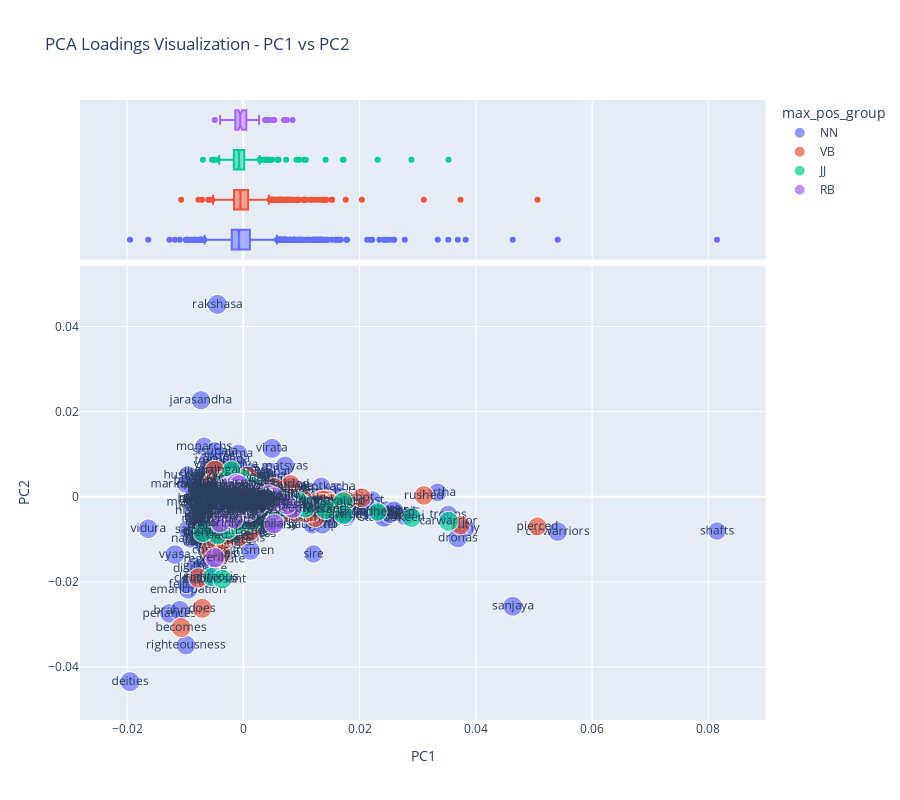

Notebook code cell kept with this figure:
### Code cell
fig01load = vis_loadings(LOADINGS2, 0, 1)
fig01load.show()

### Figure 1 — Plotly figure (JSON) as saved in the notebook; plotly's stock layout.template omitted (floating-point values rounded to 4 significant figures; data arrays with more than 128 entries replaced by an {"elided": "..."} marker saying what was removed)
{"data": [{"hovertemplate": "<b>%{hovertext}</b><br><br>max_pos_group=NN<br>PC0=%{x}<br>PC1=%{y}<br>dfidf=%{marker.size}<br>term_str=%{text}<extra></extra>", "hovertext": {"elided": "1597 str values"}, "legendgroup": "NN", "marker": {"color": "#636efa", "size": {"elided": "1597 float values"}, "sizemode": "area", "sizeref": 0.1313, "symbol": "circle"}, "mode": "markers+text", "name": "NN", "showlegend": true, "text": {"elided": "1597 str values"}, "type": "scattergl", "x": {"elided": "1597 float values"}, "xaxis": "x", "y": {"elided": "1597 float values"}, "yaxis": "y"}, {"alignmentgroup": "True", "hovertemplate": "<b>%{hovertext}</b><br><br>max_pos_group=NN<br>PC0=%{x}<extra></extra>", "hovertext": {"elided": "1597 str values"}, "legendgroup": "NN", "marker": {"color": "#636efa", "symbol": "circle"}, "name": "NN", "notched": true, "offsetgroup": "NN", "showlegend": false, "type": "box", "x": {"elided": "1597 float values"}, "xaxis": "x2", "yaxis": "y2"}, {"hovertemplate": "<b>%{hovertext}</b><br><br>max_pos_group=VB<br>PC0=%{x}<br>PC1=%{y}<br>dfidf=%{marker.size}<br>term_str=%{text}<extra></extra>", "hovertext": {"elided": "1015 str values"}, "legendgroup": "VB", "marker": {"color": "#EF553B", "size": {"elided": "1015 float values"}, "sizemode": "area", "sizeref": 0.1313, "symbol": "circle"}, "mode": "markers+text", "name": "VB", "showlegend": true, "text": {"elided": "1015 str values"}, "type": "scattergl", "x": {"elided": "1015 float values"}, "xaxis": "x", "y": {"elided": "1015 float values"}, "yaxis": "y"}, {"alignmentgroup": "True", "hovertemplate": "<b>%{hovertext}</b><br><br>max_pos_group=VB<br>PC0=%{x}<extra></extra>", "hovertext": {"elided": "1015 str values"}, "legendgroup": "VB", "marker": {"color": "#EF553B", "symbol": "circle"}, "name": "VB", "notched": true, "offsetgroup": "VB", "showlegend": false, "type": "box", "x": {"elided": "1015 float values"}, "xaxis": "x2", "yaxis": "y2"}, {"hovertemplate": "<b>%{hovertext}</b><br><br>max_pos_group=JJ<br>PC0=%{x}<br>PC1=%{y}<br>dfidf=%{marker.size}<br>term_str=%{text}<extra></extra>", "hovertext": {"elided": "364 str values"}, "legendgroup": "JJ", "marker": {"color": "#00cc96", "size": {"elided": "364 float values"}, "sizemode": "area", "sizeref": 0.1313, "symbol": "circle"}, "mode": "markers+text", "name": "JJ", "showlegend": true, "text": {"elided": "364 str values"}, "type": "scattergl", "x": {"elided": "364 float values"}, "xaxis": "x", "y": {"elided": "364 float values"}, "yaxis": "y"}, {"alignmentgroup": "True", "hovertemplate": "<b>%{hovertext}</b><br><br>max_pos_group=JJ<br>PC0=%{x}<extra></extra>", "hovertext": {"elided": "364 str values"}, "legendgroup": "JJ", "marker": {"color": "#00cc96", "symbol": "circle"}, "name": "JJ", "notched": true, "offsetgroup": "JJ", "showlegend": false, "type": "box", "x": {"elided": "364 float values"}, "xaxis": "x2", "yaxis": "y2"}, {"hovertemplate": "<b>%{hovertext}</b><br><br>max_pos_group=RB<br>PC0=%{x}<br>PC1=%{y}<br>dfidf=%{marker.size}<br>term_str=%{text}<extra></extra>", "hovertext": ["verily", "speedily", "sometimes", "longer", "meanwhile", "deeply", "really", "similarly", "properly", "surely", "fully", "everywhere", "perfectly", "fearlessly", "far", "equally", "entirely", "worldly", "firmly", "forcibly", "fast", "immediately", "folly", "happily", "carefully", "almost", "aside", "further", "loudly", "especially", "easily", "completely", "incessantly", "agreeably", "smilingly", "instead", "constantly", "forward", "gradually", "righteously", "frequently", "slowly", "fiercely", "accordingly", "wholly", "continually", "scarcely", "asleep", "thereby", "mentally", "often", "vigorously", "perhaps", "actually", "ceaselessly", "extremely", "furiously", "enough", "singly", "separately", "respectfully", "quite", "generally", "exactly", "naturally", "assuredly", "joyfully", "presently", "adhere", "subsequently", "twice", "simply", "lastly", "instantly", "virtuously", "respectively", "quietly", "previously", "reverentially", "hastily", "gently", "falsely", "alike", "sweetly", "rather", "finally", "wrathfully", "ahead", "particularly", "deceitfully", "regardless", "heavily", "humbly", "kindly", "violently", "eagerly", "gladly", "brightly", "anywhere", "utterly", "sinfully", "specially", "secretly", "softly"], "legendgroup": "RB", "marker": {"color": "#ab63fa", "size": [52.54, 46.03, 51.96, 45.4, 47.78, 52.14, 52.3, 52.3, 49.72, 44.74, 48.3, 49.72, 50.51, 52.54, 50.87, 50.51, 52.14, 49.64, 50.51, 51.48, 51.73, 51.73, 51.96, 51.96, 52.3, 50.51, 52.54, 51.73, 52.41, 51.73, 52.3, 52.42, 51.67, 52.14, 52.41, 52.42, 52.41, 52.41, 51.67, 46.15, 51.48, 52.14, 51.93, 52.14, 50.61, 50.61, 52.41, 52.3, 52.3, 52.5, 52.5, 44.27, 50.61, 46.98, 45.25, 52.3, 45.25, 52.14, 48.43, 52.14, 51.93, 50.15, 47.74, 49.07, 49.07, 44.27, 49.07, 46.15, 44.27, 45.25, 47.74, 46.98, 44.27, 46.98, 44.27, 49.07, 47.74, 48.43, 46.98, 50.15, 49.07, 44.27, 46.15, 46.15, 50.15, 44.27, 44.27, 44.27, 49.64, 45.25, 44.27, 46.98, 45.25, 44.27, 47.74, 45.25, 48.43, 46.15, 45.25, 44.27, 44.27, 45.25, 44.27, 46.15], "sizemode": "area", "sizeref": 0.1313, "symbol": "circle"}, "mode": "markers+text", "name": "RB", "showlegend": true, "text": ["verily", "speedily", "sometimes", "longer", "meanwhile", "deeply", "really", "similarly", "properly", "surely", "fully", "everywhere", "perfectly", "fearlessly", "far", "equally", "entirely", "worldly", "firmly", "forcibly", "fast", "immediately", "folly", "happily", "carefully", "almost", "aside", "further", "loudly", "especially", "easily", "completely", "incessantly", "agreeably", "smilingly", "instead", "constantly", "forward", "gradually", "righteously", "frequently", "slowly", "fiercely", "accordingly", "wholly", "continually", "scarcely", "asleep", "thereby", "mentally", "often", "vigorously", "perhaps", "actually", "ceaselessly", "extremely", "furiously", "enough", "singly", "separately", "respectfully", "quite", "generally", "exactly", "naturally", "assuredly", "joyfully", "presently", "adhere", "subsequently", "twice", "simply", "lastly", "instantly", "virtuously", "respectively", "quietly", "previously", "reverentially", "hastily", "gently", "falsely", "alike", "sweetly", "rather", "finally", "wrathfully", "ahead", "particularly", "deceitfully", "regardless", "heavily", "humbly", "kindly", "violently", "eagerly", "gladly", "brightly", "anywhere", "utterly", "sinfully", "specially", "secretly", "softly"], "type": "scattergl", "x": [-0.004903, 0.003752, -0.002578, 0.001005, 0.004406, 0.008475, -0.003429, 0.005314, -0.001743, -0.002855, -0.002287, -0.0008464, 0.0007663, 0.007501, -0.00121, -0.001182, 0.001334, -0.003999, 0.001017, 0.002447, -0.0003085, -0.001911, 0.0007811, -0.002381, 0.0002275, 0.002017, 0.005048, -0.001498, 0.002352, 0.0004592, 0.0004349, 0.000229, 0.005205, -0.002651, 0.001241, -0.001391, -0.001024, 0.0006031, -0.001717, -0.00161, 9.729e-05, 0.001532, 0.0042, -0.001889, 0.002427, 0.0003515, -0.001358, -0.002249, -0.001581, -0.0002022, -0.0003876, 0.006985, -0.0007539, 0.0003363, 0.0001138, -0.001615, 0.003947, -0.001093, 0.002296, -0.001087, -0.00168, 3.793e-05, -0.0004167, -0.0006528, -0.001139, -0.001279, -0.0003846, -0.0004567, -0.0006422, -0.0007792, -0.0003612, -0.001508, -0.001512, -0.002255, -0.002837, -0.001634, 0.0001736, -0.000396, -0.0005555, -0.0007525, 5.446e-05, -0.0006403, -0.0001327, -0.002264, -0.0005155, -0.001237, 0.002709, -0.000563, -0.0006511, -0.001113, 0.00112, -0.0005145, -0.0007248, -0.001485, 0.0005266, -0.0009187, -0.0009732, 0.000208, -0.000735, -0.0002134, 0.0005175, -0.001207, -0.001185, -0.0001829], "xaxis": "x", "y": [-0.01426, -6.101e-05, -0.00429, -0.003565, 0.0006078, -0.002666, -0.004068, -0.00633, -0.003456, 0.00258, -0.001521, -0.002315, -0.001013, -0.001858, -0.0007362, -0.002766, -0.002266, -0.00616, -0.001391, 0.0002666, -0.001749, -0.001154, -0.002971, 0.0007751, -0.001867, 0.0002635, -0.001144, 0.0005128, 0.0002577, -0.001426, -0.001808, -0.001653, 3.21e-05, -0.003075, 0.001021, -0.0008741, -0.001569, 0.0006956, -0.002618, -0.00526, -0.0005451, -5.81e-05, -0.0003455, -0.002214, -0.002071, -0.002105, 0.001907, 0.002545, 0.0006884, -0.0003813, 5.661e-05, -0.001199, 0.001243, -0.00202, -0.001747, 0.002638, -0.0002155, 0.001456, -0.0005513, -0.0006775, 0.0008182, -9.883e-05, -0.001647, -0.0001561, -0.0006401, 0.003334, 0.0006925, -0.0002033, -0.00129, -0.0002445, -0.001061, -0.0003453, -0.001072, 0.001031, -0.0006144, -0.001787, -0.0004851, -0.0007801, 0.0009287, 0.002923, -0.0006005, -0.0009997, -0.001641, 0.00167, 0.001048, -0.0004832, -0.000413, 5.225e-05, -0.0005734, -0.0009778, -0.001433, -0.0001417, -0.0002515, -0.0008682, 0.001318, -0.0001931, 0.001429, -0.0003922, 8.641e-05, -0.0004402, -0.001072, 0.0004952, -0.000587, -0.0004539], "yaxis": "y"}, {"alignmentgroup": "True", "hovertemplate": "<b>%{hovertext}</b><br><br>max_pos_group=RB<br>PC0=%{x}<extra></extra>", "hovertext": ["verily", "speedily", "sometimes", "longer", "meanwhile", "deeply", "really", "similarly", "properly", "surely", "fully", "everywhere", "perfectly", "fearlessly", "far", "equally", "entirely", "worldly", "firmly", "forcibly", "fast", "immediately", "folly", "happily", "carefully", "almost", "aside", "further", "loudly", "especially", "easily", "completely", "incessantly", "agreeably", "smilingly", "instead", "constantly", "forward", "gradually", "righteously", "frequently", "slowly", "fiercely", "accordingly", "wholly", "continually", "scarcely", "asleep", "thereby", "mentally", "often", "vigorously", "perhaps", "actually", "ceaselessly", "extremely", "furiously", "enough", "singly", "separately", "respectfully", "quite", "generally", "exactly", "naturally", "assuredly", "joyfully", "presently", "adhere", "subsequently", "twice", "simply", "lastly", "instantly", "virtuously", "respectively", "quietly", "previously", "reverentially", "hastily", "gently", "falsely", "alike", "sweetly", "rather", "finally", "wrathfully", "ahead", "particularly", "deceitfully", "regardless", "heavily", "humbly", "kindly", "violently", "eagerly", "gladly", "brightly", "anywhere", "utterly", "sinfully", "specially", "secretly", "softly"], "legendgroup": "RB", "marker": {"color": "#ab63fa", "symbol": "circle"}, "name": "RB", "notched": true, "offsetgroup": "RB", "showlegend": false, "type": "box", "x": [-0.004903, 0.003752, -0.002578, 0.001005, 0.004406, 0.008475, -0.003429, 0.005314, -0.001743, -0.002855, -0.002287, -0.0008464, 0.0007663, 0.007501, -0.00121, -0.001182, 0.001334, -0.003999, 0.001017, 0.002447, -0.0003085, -0.001911, 0.0007811, -0.002381, 0.0002275, 0.002017, 0.005048, -0.001498, 0.002352, 0.0004592, 0.0004349, 0.000229, 0.005205, -0.002651, 0.001241, -0.001391, -0.001024, 0.0006031, -0.001717, -0.00161, 9.729e-05, 0.001532, 0.0042, -0.001889, 0.002427, 0.0003515, -0.001358, -0.002249, -0.001581, -0.0002022, -0.0003876, 0.006985, -0.0007539, 0.0003363, 0.0001138, -0.001615, 0.003947, -0.001093, 0.002296, -0.001087, -0.00168, 3.793e-05, -0.0004167, -0.0006528, -0.001139, -0.001279, -0.0003846, -0.0004567, -0.0006422, -0.0007792, -0.0003612, -0.001508, -0.001512, -0.002255, -0.002837, -0.001634, 0.0001736, -0.000396, -0.0005555, -0.0007525, 5.446e-05, -0.0006403, -0.0001327, -0.002264, -0.0005155, -0.001237, 0.002709, -0.000563, -0.0006511, -0.001113, 0.00112, -0.0005145, -0.0007248, -0.001485, 0.0005266, -0.0009187, -0.0009732, 0.000208, -0.000735, -0.0002134, 0.0005175, -0.001207, -0.001185, -0.0001829], "xaxis": "x2", "yaxis": "y2"}], "layout": {"height": 800, "legend": {"itemsizing": "constant", "title": {"text": "max_pos_group"}, "tracegroupgap": 0}, "title": {"text": "PCA Loadings Visualization - PC1 vs PC2"}, "xaxis": {"anchor": "y", "domain": [0, 1], "title": {"text": "PC1"}}, "xaxis2": {"anchor": "y2", "domain": [0, 1], "matches": "x", "showgrid": true, "showticklabels": false}, "yaxis": {"anchor": "x", "domain": [0, 0.7326], "title": {"text": "PC2"}}, "yaxis2": {"anchor": "x2", "domain": [0.7426, 1], "matches": "y2", "showgrid": false, "showline": false, "showticklabels": false, "ticks": ""}}}
